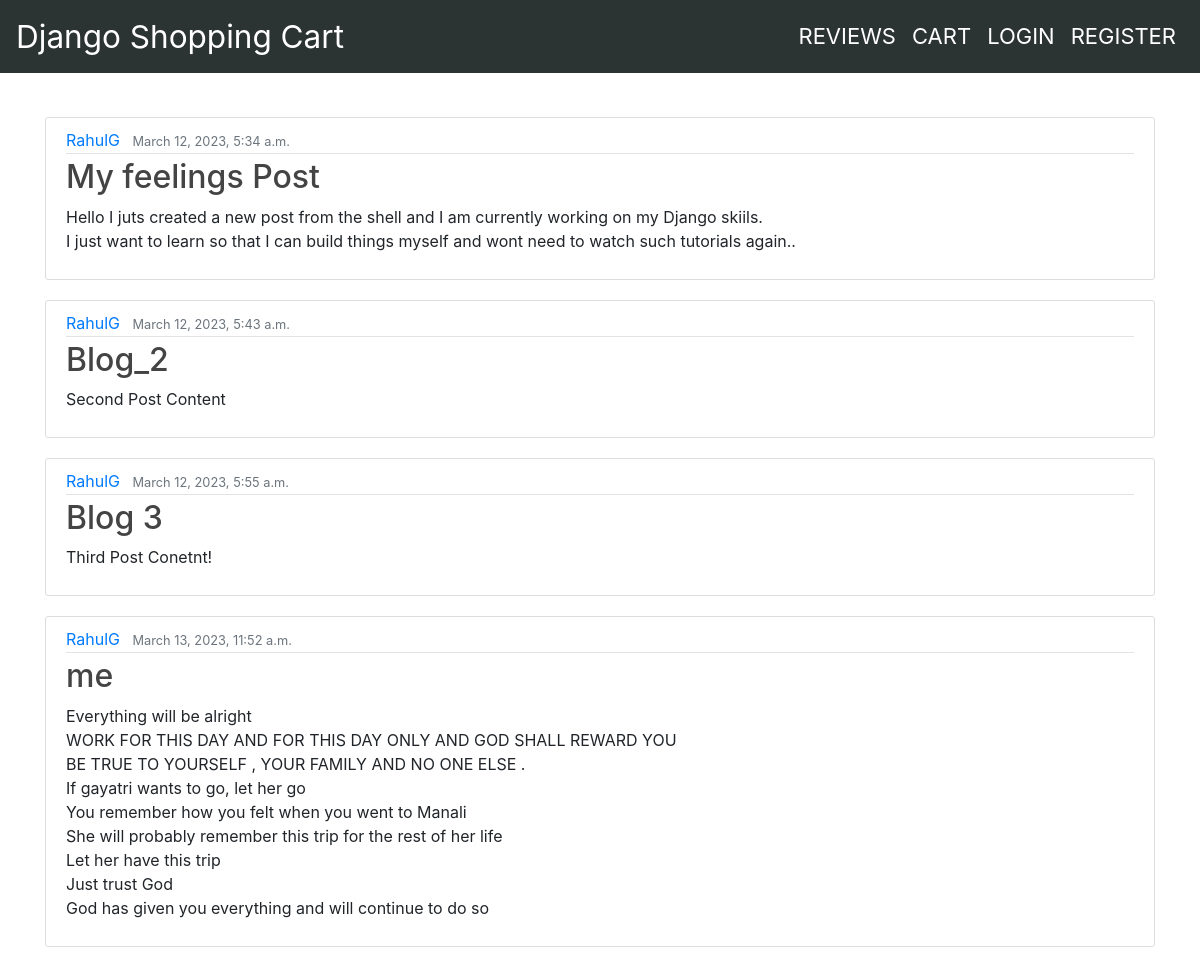
/review/, run on the app's committed database.
### blog/models.py (models this page shows, shortened)
class Post(models.Model):
    title = models.CharField(max_length=100)
    content = models.TextField()
    date_posted = models.DateTimeField(default=timezone.now)
    author = models.ForeignKey(User, on_delete=models.CASCADE)

### blog/views.py (the view)
# urls.py: path('review/', views.review, name='blog-review'),
def review(request):
    context = {
        'posts': Post.objects.all()
    }
    return render(request, 'blog/review.html', context)

### blog/templates/blog/review.html
{% extends "blog/base.html"%}
{% block content %}
    {% for post in posts %}
    <article class="media content-section">
        <div class="media-body">
          <div class="article-metadata">
            <a class="mr-2" href="#">{{ post.author }}</a>
            <small class="text-muted">{{ post.date_posted }}</small>
          </div>
          <h2><a class="article-title" href="#">{{ post.title }}</a></h2>
          <p class="article-content">{{ post.content }}</p>
        </div>
    </article>
    {% endfor %}
{% endblock content %}

### blog/templates/blog/base.html (shortened to what this page needs)
{% load static %}
<!DOCTYPE html>
<html>
    <head>
        <link rel="stylesheet" href="">
        <link rel="stylesheet" href="https://stackpath.bootstrapcdn.com/bootstrap/4.4.1/css/bootstrap.min.css">
        <link rel="stylesheet" href="https://cdn.jsdelivr.net/npm/bootstrap@4.3.1/dist/css/bootstrap.min.css">
        <link rel="stylesheet" href="{% static 'blog/style.css' %}">
        <link rel="stylesheet" href="https://cdnjs.cloudflare.com/ajax/libs/font-awesome/5.15.3/css/all.min.css" />
    </head>
    <body>
        <nav class="navbar navbar-expand-md navbar-light">
            <a class="navbar-brand text-white" href="{% url 'blog-home' %}">Django Shopping Cart</a>
            {% if user.is_authenticated %}
            <div class="collapse navbar-collapse justify-content-end" id="navbarNav">
              <ul class="navbar-nav">
                <li class="nav-item">
                  <a class="nav-link text-white" href="{% url 'blog-review' %}">REVIEWS</a>
                </li>
                <li class="nav-item">
                  <a class="nav-link text-white" href="{% url 'profile' %}">PROFILE</a>
                </li>
                <li class="nav-item">
                  <a class="nav-link text-white" href="{% url 'logout' %}">LOGOUT</a>
                </li>
              </ul>
            </div>
            {% else %}
            <div class="collapse navbar-collapse justify-content-end" id="navbarNav">
              <ul class="navbar-nav">
                <li class="nav-item">
                  <a class="nav-link text-white" href="{% url 'blog-review' %}">REVIEWS</a>
                </li>
                <li class="nav-item">
                  <a class="nav-link text-white" href="{% url 'blog-home' %}">CART</a>
                </li>
                <li class="nav-item">
                  <a class="nav-link text-white" href="{% url 'login' %}">LOGIN</a>
                </li>
                <li class="nav-item">
                  <a class="nav-link text-white" href="{% url 'register' %}">REGISTER</a>
                </li>
              </ul>
            </div>
            {% endif %}
          </nav>
          <br>
          <main role="main" class="container">
                {% block content %}
                {% endblock %}
          </main>
    </body>
</html>

### blog/static/blog/style.css (style rules this page uses)
html { position: relative; min-height: 100%; }
.navbar { background-color: #2C3333; }
.navbar-brand { display: inline-block; padding-top: 0.3125rem; padding-bottom: 0.3125rem; margin-right: 1rem; font-size: 1.97rem; line-height: inherit; white-space: nowrap }
.navbar-nav { font-size: 22px; }
.content-section { background: #ffffff; padding: 10px 20px; border: 1px solid #dddddd; border-radius: 3px; margin-bottom: 20px; margin-top: 20px; }
.article-title { color: #444444; }
.article-content { white-space: pre-line; }
.article-metadata { padding-bottom: 1px; margin-bottom: 4px; border-bottom: 1px solid #e3e3e3 }

### data on the page
Post: author "RahulG", date_posted "March 12, 2023, 5:34 a.m.", title "My feelings Post", content "Hello I juts created a new post from the shell and I am currently working on my Django skiils. I just want to learn so that I can build things myself and wont need to watch such tutorials again.."
Post: author "RahulG", date_posted "March 12, 2023, 5:43 a.m.", title "Blog_2", content "Second Post Content"
Post: author "RahulG", date_posted "March 12, 2023, 5:55 a.m.", title "Blog 3", content "Third Post Conetnt!"
Post: author "RahulG", date_posted "March 13, 2023, 11:52 a.m.", title "me", content "Everything will be alright WORK FOR THIS DAY AND FOR THIS DAY ONLY AND GOD SHALL REWARD YOU BE TRUE TO YOURSELF , YOUR FAMILY AND NO ONE ELSE . If gayatri wants to go, let her go You remember how you felt when you went to Manali She will probably remember this trip for the rest of her life Let her have this trip Just trust God God has given you everything and will continue to do so"
